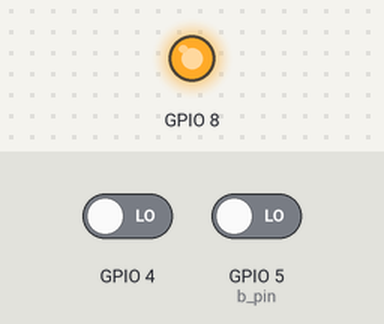
The program below on a simulated ESP32-C3. Shown: output pins drawn as LEDs (lit = HIGH). Inputs (shaded band) come from the test bench; at power-on: GPIO 4 LOW, GPIO 5 (b_pin) LOW. Pins used as bus, display or sensor lines are not drawn; what the program prints to the serial monitor is not drawn.

Above: at 1.2 s.
1.3 s: GPIO 4 driven HIGH
2.9 s: GPIO 5 (b_pin) driven HIGH
Timing chart, 0 to 5.9 s (numbered marks = the images above; inputs shaded):
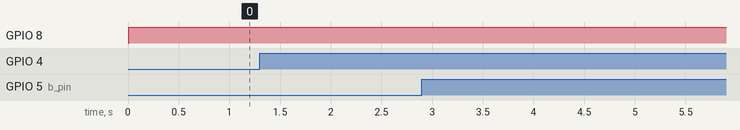

Measured:
- after the input at 1.3 s, every drawn part: stays the same
- after the input at 2.9 s, every drawn part: stays the same

The program:

main.cpp
```cpp
#include <Arduino.h>

#include <WiFi.h>
#include <esp_now.h>


// #include <Wire.h>
// #include <driver/adc.h>

// #define MPU_SDA 5
// #define MPU_SCL 4

// Adafruit_MPU6050 mpu;

// REPLACE WITH YOUR RECEIVER MAC Address
// f0:f5:bd:c9:66:50
// f0:f5:bd:c9:59:b0
// f0:f5:bd:c9:59:b0 publisher
// cc:ba:97:12:08:1c esp32s3
uint8_t broadcastAddress[] = {0xcc, 0xba, 0x97, 0x12, 0x08, 0x1c}; //
// uint8_t broadcastAddress[] = {0xf0, 0xf5, 0xbd, 0xc9, 0x66, 0x50};

// #include "MPU.cpp"
#define b_pin 5
#define a_pin 10
// #define Pin_8 9

typedef struct struct_message {
  char msg_char[1];
  int print_msg;
  char type[1];
} struct_message;

struct_message testData;

esp_now_peer_info_t peerInfo;

// callback when data is sent
void OnDataSent(const uint8_t *mac_addr, esp_now_send_status_t status) {
  Serial.print("\rLast Packet Send Status:\t");
  if (status == ESP_NOW_SEND_SUCCESS) {
	// Serial.print("\rTest:\t");
	digitalWrite(8, HIGH);
  } else {
	digitalWrite(8, LOW);
  }
  Serial.println(status == ESP_NOW_SEND_SUCCESS ? "Delivery Success" : "Delivery Fail");
//   digitalWrite(8, LOW);
}
int val = 0;

void setup() {
	Serial.begin(115200);

	// Wire.begin(MPU_SDA, MPU_SCL, 400000U);
	// Wire.setClock(400000);

	// pinMode(Power_pin, OUTPUT);

	pinMode(5, INPUT_PULLDOWN);
	pinMode(4, INPUT_PULLDOWN);
	// pinMode(2,INPUT_PULLDOWN);

	pinMode(1, OUTPUT);
	pinMode(2, OUTPUT);
	// pinMode(4, OUTPUT);
	// pinMode(b_pin, OUTPUT);
	digitalWrite(8, LOW);
	pinMode(8, OUTPUT);

	while (!Serial) {
		delay(10);
	}
	Serial.println("Starting.....");
	WiFi.mode(WIFI_STA);
	// // delay(5000);


	Serial.println("Trying to init esp-now");
	if (esp_now_init() != ESP_OK) {
		Serial.println("Error initializing ESP-NOW");
		return;
	} else {
		Serial.println("Succsefull initializing ESP-NOW");
	}

	esp_now_register_send_cb(esp_now_send_cb_t(OnDataSent));

	peerInfo.channel = 0;
	peerInfo.encrypt = false;
	memcpy(peerInfo.peer_addr, broadcastAddress, 6);
	if (esp_now_add_peer(&peerInfo) != ESP_OK){
		Serial.println("Failed to add peer");
		return;
	}


	// mpuConnect();
	Serial.println("Ready.");
}

void loop() {
	// Serial.println("work?.");
	// analogWrite(4, 50);
	// analogWrite(5, 1);
	// // delay(500);
	// val = analogRead(2);
	// // if ((val) < 4095) {
	// 	Serial.println(val);
	// // }

	testData.msg_char[0] = ' ';
	testData.print_msg = 0;
	// digitalWrite(8, LOW);


	digitalWrite(1, HIGH);

	if (digitalRead(4) == HIGH) {
		testData.print_msg = 1;
		testData.msg_char[0] = '1';
		testData.type[0] = 's';
	}
	if (digitalRead(5) == HIGH) {
		testData.print_msg = 1;
		testData.msg_char[0] = '2';
		testData.type[0] = 's';
	}
	digitalWrite(1, LOW);

	digitalWrite(2, HIGH);

	if (digitalRead(4) == HIGH) {
		testData.print_msg = 1;
		testData.msg_char[0] = 'e';
		testData.type[0] = 'c';
	}
	if (digitalRead(5) == HIGH) {
		testData.print_msg = 1;
		testData.msg_char[0] = '+';
		testData.type[0] = 'c';
	}
	digitalWrite(2, LOW);

	// analogRead(Pin_10);
	// Serial.println(" V");
	// if (val%2 == 0) {
	// 	testData.a[0] = 'b';1

	// } else {
	// 	testData.a[0] = 'a';
	// }
	// val++;

	Serial.printf("\nSending status: ");
	Serial.printf("%i and msg: ", testData.print_msg);
	Serial.println(testData.msg_char[0]);
	esp_err_t result = esp_now_send(0, (uint8_t *) &testData, sizeof(struct_message));

	delay(100);
}
```
